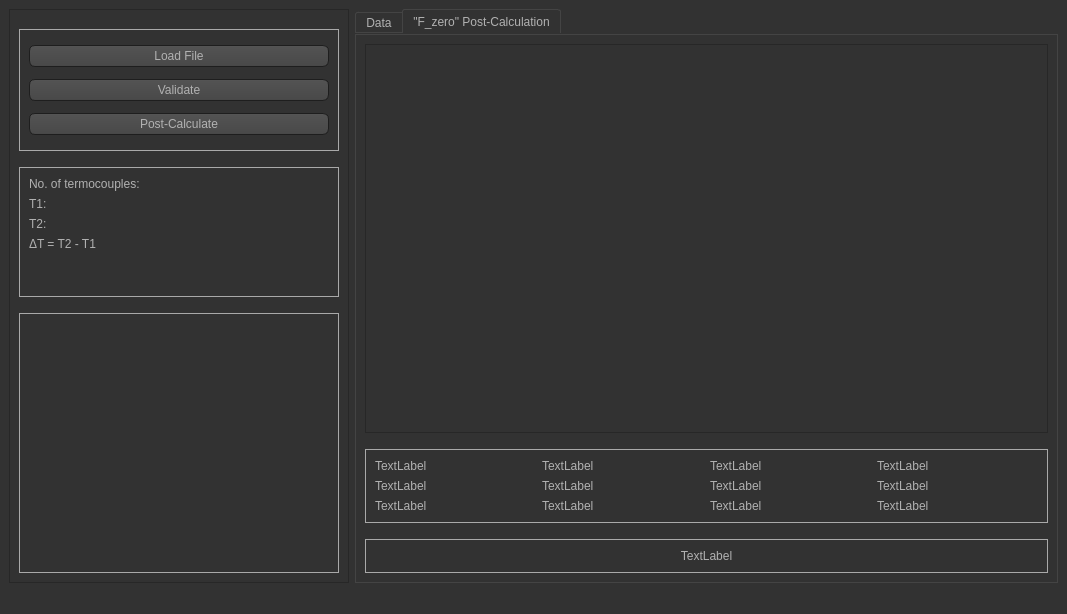
<?xml version="1.0" encoding="UTF-8"?>
<ui version="4.0">
 <class>MainWindow</class>
 <widget class="QMainWindow" name="MainWindow">
  <property name="geometry">
   <rect>
    <x>0</x>
    <y>0</y>
    <width>1067</width>
    <height>614</height>
   </rect>
  </property>
  <property name="windowTitle">
   <string>MainWindow</string>
  </property>
  <property name="styleSheet">
   <string notr="true">QToolTip
{
     border: 1px solid black;
     background-color: #ffa02f;
     padding: 1px;
     border-radius: 3px;
     opacity: 100;
}

QWidget
{
    color: #b1b1b1;
    background-color: #323232;
}

QTreeView, QListView
{
    background-color: silver;
    margin-left: 5px;
}

QWidget:item:hover
{
    background-color: QLinearGradient( x1: 0, y1: 0, x2: 0, y2: 1, stop: 0 #ffa02f, stop: 1 #ca0619);
    color: #000000;
}

QWidget:item:selected
{
    background-color: QLinearGradient( x1: 0, y1: 0, x2: 0, y2: 1, stop: 0 #ffa02f, stop: 1 #d7801a);
}

QMenuBar::item
{
    background: transparent;
}

QMenuBar::item:selected
{
    background: transparent;
    border: 1px solid #ffaa00;
}

QMenuBar::item:pressed
{
    background: #444;
    border: 1px solid #000;
    background-color: QLinearGradient(
        x1:0, y1:0,
        x2:0, y2:1,
        stop:1 #212121,
        stop:0.4 #343434/*,
        stop:0.2 #343434,
        stop:0.1 #ffaa00*/
    );
    margin-bottom:-1px;
    padding-bottom:1px;
}

QMenu
{
    border: 1px solid #000;
}

QMenu::item
{
    padding: 2px 20px 2px 20px;
}

QMenu::item:selected
{
    color: #000000;
}

QWidget:disabled
{
    color: #808080;
    background-color: #323232;
}

QAbstractItemView
{
    background-color: QLinearGradient( x1: 0, y1: 0, x2: 0, y2: 1, stop: 0 #4d4d4d, stop: 0.1 #646464, stop: 1 #5d5d5d);
}

QWidget:focus
{
    /*border: 1px solid darkgray;*/
}

QLineEdit
{
    background-color: QLinearGradient( x1: 0, y1: 0, x2: 0, y2: 1, stop: 0 #4d4d4d, stop: 0 #646464, stop: 1 #5d5d5d);
    padding: 1px;
    border-style: solid;
    border: 1px solid #1e1e1e;
    border-radius: 5;
}

QPushButton
{
    color: #b1b1b1;
    background-color: QLinearGradient( x1: 0, y1: 0, x2: 0, y2: 1, stop: 0 #565656, stop: 0.1 #525252, stop: 0.5 #4e4e4e, stop: 0.9 #4a4a4a, stop: 1 #464646);
    border-width: 1px;
    border-color: #1e1e1e;
    border-style: solid;
    border-radius: 6;
    padding: 3px;
    font-size: 12px;
    padding-left: 5px;
    padding-right: 5px;
    min-width: 40px;
}

QPushButton:pressed
{
    background-color: QLinearGradient( x1: 0, y1: 0, x2: 0, y2: 1, stop: 0 #2d2d2d, stop: 0.1 #2b2b2b, stop: 0.5 #292929, stop: 0.9 #282828, stop: 1 #252525);
}

QComboBox
{
    selection-background-color: #ffaa00;
    background-color: QLinearGradient( x1: 0, y1: 0, x2: 0, y2: 1, stop: 0 #565656, stop: 0.1 #525252, stop: 0.5 #4e4e4e, stop: 0.9 #4a4a4a, stop: 1 #464646);
    border-style: solid;
    border: 1px solid #1e1e1e;
    border-radius: 5;
}

QComboBox:hover,QPushButton:hover
{
    border: 2px solid QLinearGradient( x1: 0, y1: 0, x2: 0, y2: 1, stop: 0 #ffa02f, stop: 1 #d7801a);
}


QComboBox:on
{
    padding-top: 3px;
    padding-left: 4px;
    background-color: QLinearGradient( x1: 0, y1: 0, x2: 0, y2: 1, stop: 0 #2d2d2d, stop: 0.1 #2b2b2b, stop: 0.5 #292929, stop: 0.9 #282828, stop: 1 #252525);
    selection-background-color: #ffaa00;
}

QComboBox QAbstractItemView
{
    border: 2px solid darkgray;
    selection-background-color: QLinearGradient( x1: 0, y1: 0, x2: 0, y2: 1, stop: 0 #ffa02f, stop: 1 #d7801a);
}

QComboBox::drop-down
{
     subcontrol-origin: padding;
     subcontrol-position: top right;
     width: 15px;

     border-left-width: 0px;
     border-left-color: darkgray;
     border-left-style: solid; /* just a single line */
     border-top-right-radius: 3px; /* same radius as the QComboBox */
     border-bottom-right-radius: 3px;
 }

QComboBox::down-arrow
{
     image: url(:/dark_orange/img/down_arrow.png);
}

QGroupBox
{
    border: 1px solid darkgray;
    margin-top: 10px;
}

QGroupBox:focus
{
    border: 1px solid darkgray;
}

QTextEdit:focus
{
    border: 1px solid darkgray;
}

QScrollBar:horizontal {
     border: 1px solid #222222;
     background: QLinearGradient( x1: 0, y1: 0, x2: 0, y2: 1, stop: 0.0 #121212, stop: 0.2 #282828, stop: 1 #484848);
     height: 7px;
     margin: 0px 16px 0 16px;
}

QScrollBar::handle:horizontal
{
      background: QLinearGradient( x1: 0, y1: 0, x2: 1, y2: 0, stop: 0 #ffa02f, stop: 0.5 #d7801a, stop: 1 #ffa02f);
      min-height: 20px;
      border-radius: 2px;
}

QScrollBar::add-line:horizontal {
      border: 1px solid #1b1b19;
      border-radius: 2px;
      background: QLinearGradient( x1: 0, y1: 0, x2: 1, y2: 0, stop: 0 #ffa02f, stop: 1 #d7801a);
      width: 14px;
      subcontrol-position: right;
      subcontrol-origin: margin;
}

QScrollBar::sub-line:horizontal {
      border: 1px solid #1b1b19;
      border-radius: 2px;
      background: QLinearGradient( x1: 0, y1: 0, x2: 1, y2: 0, stop: 0 #ffa02f, stop: 1 #d7801a);
      width: 14px;
     subcontrol-position: left;
     subcontrol-origin: margin;
}

QScrollBar::right-arrow:horizontal, QScrollBar::left-arrow:horizontal
{
      border: 1px solid black;
      width: 1px;
      height: 1px;
      background: white;
}

QScrollBar::add-page:horizontal, QScrollBar::sub-page:horizontal
{
      background: none;
}

QScrollBar:vertical
{
      background: QLinearGradient( x1: 0, y1: 0, x2: 1, y2: 0, stop: 0.0 #121212, stop: 0.2 #282828, stop: 1 #484848);
      width: 7px;
      margin: 16px 0 16px 0;
      border: 1px solid #222222;
}

QScrollBar::handle:vertical
{
      background: QLinearGradient( x1: 0, y1: 0, x2: 0, y2: 1, stop: 0 #ffa02f, stop: 0.5 #d7801a, stop: 1 #ffa02f);
      min-height: 20px;
      border-radius: 2px;
}

QScrollBar::add-line:vertical
{
      border: 1px solid #1b1b19;
      border-radius: 2px;
      background: QLinearGradient( x1: 0, y1: 0, x2: 0, y2: 1, stop: 0 #ffa02f, stop: 1 #d7801a);
      height: 14px;
      subcontrol-position: bottom;
      subcontrol-origin: margin;
}

QScrollBar::sub-line:vertical
{
      border: 1px solid #1b1b19;
      border-radius: 2px;
      background: QLinearGradient( x1: 0, y1: 0, x2: 0, y2: 1, stop: 0 #d7801a, stop: 1 #ffa02f);
      height: 14px;
      subcontrol-position: top;
      subcontrol-origin: margin;
}

QScrollBar::up-arrow:vertical, QScrollBar::down-arrow:vertical
{
      border: 1px solid black;
      width: 1px;
      height: 1px;
      background: white;
}


QScrollBar::add-page:vertical, QScrollBar::sub-page:vertical
{
      background: none;
}

QTextEdit
{
    background-color: #242424;
}

QPlainTextEdit
{
    background-color: #242424;
}

QHeaderView::section
{
    background-color: QLinearGradient(x1:0, y1:0, x2:0, y2:1, stop:0 #616161, stop: 0.5 #505050, stop: 0.6 #434343, stop:1 #656565);
    color: white;
    padding-left: 4px;
    border: 1px solid #6c6c6c;
}

QCheckBox:disabled
{
color: #414141;
}

QDockWidget::title
{
    text-align: center;
    spacing: 3px; /* spacing between items in the tool bar */
    background-color: QLinearGradient(x1:0, y1:0, x2:0, y2:1, stop:0 #323232, stop: 0.5 #242424, stop:1 #323232);
}

QDockWidget::close-button, QDockWidget::float-button
{
    text-align: center;
    spacing: 1px; /* spacing between items in the tool bar */
    background-color: QLinearGradient(x1:0, y1:0, x2:0, y2:1, stop:0 #323232, stop: 0.5 #242424, stop:1 #323232);
}

QDockWidget::close-button:hover, QDockWidget::float-button:hover
{
    background: #242424;
}

QDockWidget::close-button:pressed, QDockWidget::float-button:pressed
{
    padding: 1px -1px -1px 1px;
}

QMainWindow::separator
{
    background-color: QLinearGradient(x1:0, y1:0, x2:0, y2:1, stop:0 #161616, stop: 0.5 #151515, stop: 0.6 #212121, stop:1 #343434);
    color: white;
    padding-left: 4px;
    border: 1px solid #4c4c4c;
    spacing: 3px; /* spacing between items in the tool bar */
}

QMainWindow::separator:hover
{

    background-color: QLinearGradient(x1:0, y1:0, x2:0, y2:1, stop:0 #d7801a, stop:0.5 #b56c17 stop:1 #ffa02f);
    color: white;
    padding-left: 4px;
    border: 1px solid #6c6c6c;
    spacing: 3px; /* spacing between items in the tool bar */
}

QToolBar::handle
{
     spacing: 3px; /* spacing between items in the tool bar */
     background: url(:/dark_orange/img/handle.png);
}

QMenu::separator
{
    height: 2px;
    background-color: QLinearGradient(x1:0, y1:0, x2:0, y2:1, stop:0 #161616, stop: 0.5 #151515, stop: 0.6 #212121, stop:1 #343434);
    color: white;
    padding-left: 4px;
    margin-left: 10px;
    margin-right: 5px;
}

QProgressBar
{
    border: 2px solid grey;
    border-radius: 5px;
    text-align: center;
}

QProgressBar::chunk
{
    background-color: #d7801a;
    width: 2.15px;
    margin: 0.5px;
}

QTabBar::tab {
    color: #b1b1b1;
    border: 1px solid #444;
    border-bottom-style: none;
    background-color: #323232;
    padding-left: 10px;
    padding-right: 10px;
    padding-top: 3px;
    padding-bottom: 2px;
    margin-right: -1px;
}

QTabWidget::pane {
    border: 1px solid #444;
    top: 1px;
}

QTabBar::tab:last
{
    margin-right: 0; /* the last selected tab has nothing to overlap with on the right */
    border-top-right-radius: 3px;
}

QTabBar::tab:first:!selected
{
 margin-left: 0px; /* the last selected tab has nothing to overlap with on the right */


    border-top-left-radius: 3px;
}

QTabBar::tab:!selected
{
    color: #b1b1b1;
    border-bottom-style: solid;
    margin-top: 3px;
    background-color: QLinearGradient(x1:0, y1:0, x2:0, y2:1, stop:1 #212121, stop:.4 #343434);
}

QTabBar::tab:selected
{
    border-top-left-radius: 3px;
    border-top-right-radius: 3px;
    margin-bottom: 0px;
}

QTabBar::tab:!selected:hover
{
    /*border-top: 2px solid #ffaa00;
    padding-bottom: 3px;*/
    border-top-left-radius: 3px;
    border-top-right-radius: 3px;
    background-color: QLinearGradient(x1:0, y1:0, x2:0, y2:1, stop:1 #212121, stop:0.4 #343434, stop:0.2 #343434, stop:0.1 #ffaa00);
}

QRadioButton::indicator:checked, QRadioButton::indicator:unchecked{
    color: #b1b1b1;
    background-color: #323232;
    border: 1px solid #b1b1b1;
    border-radius: 6px;
}

QRadioButton::indicator:checked
{
    background-color: qradialgradient(
        cx: 0.5, cy: 0.5,
        fx: 0.5, fy: 0.5,
        radius: 1.0,
        stop: 0.25 #ffaa00,
        stop: 0.3 #323232
    );
}

QCheckBox::indicator{
    color: #b1b1b1;
    background-color: #323232;
    border: 1px solid #b1b1b1;
    width: 9px;
    height: 9px;
}

QRadioButton::indicator
{
    border-radius: 6px;
}

QRadioButton::indicator:hover, QCheckBox::indicator:hover
{
    border: 1px solid #ffaa00;
}

QCheckBox::indicator:checked
{
    image:url(:/dark_orange/img/checkbox.png);
}

QCheckBox::indicator:disabled, QRadioButton::indicator:disabled
{
    border: 1px solid #444;
}


QSlider::groove:horizontal {
    border: 1px solid #3A3939;
    height: 8px;
    background: #201F1F;
    margin: 2px 0;
    border-radius: 2px;
}

QSlider::handle:horizontal {
    background: QLinearGradient( x1: 0, y1: 0, x2: 0, y2: 1,
      stop: 0.0 silver, stop: 0.2 #a8a8a8, stop: 1 #727272);
    border: 1px solid #3A3939;
    width: 14px;
    height: 14px;
    margin: -4px 0;
    border-radius: 2px;
}

QSlider::groove:vertical {
    border: 1px solid #3A3939;
    width: 8px;
    background: #201F1F;
    margin: 0 0px;
    border-radius: 2px;
}

QSlider::handle:vertical {
    background: QLinearGradient( x1: 0, y1: 0, x2: 0, y2: 1, stop: 0.0 silver,
      stop: 0.2 #a8a8a8, stop: 1 #727272);
    border: 1px solid #3A3939;
    width: 14px;
    height: 14px;
    margin: 0 -4px;
    border-radius: 2px;
}

QAbstractSpinBox {
    padding-top: 2px;
    padding-bottom: 2px;
    border: 1px solid darkgray;

    border-radius: 2px;
    min-width: 50px;
}
</string>
  </property>
  <widget class="QWidget" name="centralwidget">
   <layout class="QHBoxLayout" name="horizontalLayout">
    <item>
     <widget class="QFrame" name="frame">
      <property name="minimumSize">
       <size>
        <width>340</width>
        <height>0</height>
       </size>
      </property>
      <property name="frameShape">
       <enum>QFrame::StyledPanel</enum>
      </property>
      <property name="frameShadow">
       <enum>QFrame::Raised</enum>
      </property>
      <layout class="QVBoxLayout" name="verticalLayout">
       <item>
        <widget class="QGroupBox" name="groupBox">
         <property name="enabled">
          <bool>true</bool>
         </property>
         <property name="minimumSize">
          <size>
           <width>320</width>
           <height>132</height>
          </size>
         </property>
         <property name="maximumSize">
          <size>
           <width>320</width>
           <height>132</height>
          </size>
         </property>
         <property name="title">
          <string/>
         </property>
         <layout class="QVBoxLayout" name="verticalLayout_2">
          <item>
           <widget class="QPushButton" name="load_btn">
            <property name="styleSheet">
             <string notr="true">font: 14pt &quot;Century Gothic&quot;;</string>
            </property>
            <property name="text">
             <string>Load File</string>
            </property>
           </widget>
          </item>
          <item>
           <widget class="QPushButton" name="validation_btn">
            <property name="styleSheet">
             <string notr="true">font: 14pt &quot;Century Gothic&quot;;</string>
            </property>
            <property name="text">
             <string>Validate</string>
            </property>
           </widget>
          </item>
          <item>
           <widget class="QPushButton" name="calculate_btn">
            <property name="styleSheet">
             <string notr="true">font: 14pt &quot;Century Gothic&quot;;</string>
            </property>
            <property name="text">
             <string>Post-Calculate</string>
            </property>
           </widget>
          </item>
         </layout>
        </widget>
       </item>
       <item>
        <widget class="QGroupBox" name="groupBox_2">
         <property name="minimumSize">
          <size>
           <width>320</width>
           <height>0</height>
          </size>
         </property>
         <property name="maximumSize">
          <size>
           <width>320</width>
           <height>140</height>
          </size>
         </property>
         <property name="title">
          <string/>
         </property>
         <layout class="QFormLayout" name="formLayout">
          <item row="0" column="0">
           <widget class="QLabel" name="label">
            <property name="styleSheet">
             <string notr="true">font: 14pt &quot;Century Gothic&quot;;</string>
            </property>
            <property name="text">
             <string>No. of termocouples:</string>
            </property>
           </widget>
          </item>
          <item row="0" column="1">
           <widget class="QLabel" name="termocouple_number">
            <property name="styleSheet">
             <string notr="true">font: 14pt &quot;Century Gothic&quot;;</string>
            </property>
            <property name="text">
             <string/>
            </property>
            <property name="alignment">
             <set>Qt::AlignRight|Qt::AlignTrailing|Qt::AlignVCenter</set>
            </property>
           </widget>
          </item>
          <item row="1" column="0">
           <widget class="QLabel" name="label_3">
            <property name="styleSheet">
             <string notr="true">font: 14pt &quot;Century Gothic&quot;;</string>
            </property>
            <property name="text">
             <string>T1:</string>
            </property>
           </widget>
          </item>
          <item row="1" column="1">
           <widget class="QLabel" name="start_time">
            <property name="styleSheet">
             <string notr="true">font: 14pt &quot;Century Gothic&quot;;</string>
            </property>
            <property name="text">
             <string/>
            </property>
            <property name="alignment">
             <set>Qt::AlignRight|Qt::AlignTrailing|Qt::AlignVCenter</set>
            </property>
           </widget>
          </item>
          <item row="2" column="0">
           <widget class="QLabel" name="label_5">
            <property name="styleSheet">
             <string notr="true">font: 14pt &quot;Century Gothic&quot;;</string>
            </property>
            <property name="text">
             <string>T2:</string>
            </property>
           </widget>
          </item>
          <item row="2" column="1">
           <widget class="QLabel" name="stop_time">
            <property name="styleSheet">
             <string notr="true">font: 14pt &quot;Century Gothic&quot;;</string>
            </property>
            <property name="text">
             <string/>
            </property>
            <property name="alignment">
             <set>Qt::AlignRight|Qt::AlignTrailing|Qt::AlignVCenter</set>
            </property>
           </widget>
          </item>
          <item row="3" column="0">
           <widget class="QLabel" name="label_7">
            <property name="styleSheet">
             <string notr="true">font: 14pt &quot;Century Gothic&quot;;</string>
            </property>
            <property name="text">
             <string>ΔT = T2 - T1</string>
            </property>
           </widget>
          </item>
          <item row="3" column="1">
           <widget class="QLabel" name="time_delta">
            <property name="styleSheet">
             <string notr="true">font: 14pt &quot;Century Gothic&quot;;</string>
            </property>
            <property name="text">
             <string/>
            </property>
            <property name="alignment">
             <set>Qt::AlignRight|Qt::AlignTrailing|Qt::AlignVCenter</set>
            </property>
           </widget>
          </item>
         </layout>
        </widget>
       </item>
       <item>
        <widget class="QGroupBox" name="groupBox_3">
         <property name="minimumSize">
          <size>
           <width>320</width>
           <height>0</height>
          </size>
         </property>
         <property name="maximumSize">
          <size>
           <width>320</width>
           <height>16777215</height>
          </size>
         </property>
         <property name="title">
          <string/>
         </property>
         <layout class="QVBoxLayout" name="verticalLayout_3">
          <item>
           <widget class="QLabel" name="validation_label">
            <property name="text">
             <string/>
            </property>
            <property name="alignment">
             <set>Qt::AlignCenter</set>
            </property>
           </widget>
          </item>
         </layout>
        </widget>
       </item>
      </layout>
     </widget>
    </item>
    <item>
     <widget class="QTabWidget" name="tabWidget">
      <property name="minimumSize">
       <size>
        <width>600</width>
        <height>0</height>
       </size>
      </property>
      <property name="styleSheet">
       <string notr="true">font: 14pt &quot;Century Gothic&quot;;</string>
      </property>
      <property name="currentIndex">
       <number>1</number>
      </property>
      <widget class="QWidget" name="tab">
       <attribute name="title">
        <string>Data</string>
       </attribute>
       <layout class="QVBoxLayout" name="verticalLayout_4">
        <item>
         <widget class="QTableView" name="table"/>
        </item>
       </layout>
      </widget>
      <widget class="QWidget" name="tab_2">
       <attribute name="title">
        <string>&quot;F_zero&quot; Post-Calculation</string>
       </attribute>
       <layout class="QVBoxLayout" name="verticalLayout_5">
        <item>
         <widget class="PlotWidget" name="graphics_view"/>
        </item>
        <item>
         <widget class="QGroupBox" name="partial_f0_box">
          <property name="title">
           <string/>
          </property>
          <layout class="QGridLayout" name="gridLayout">
           <item row="0" column="1">
            <widget class="QLabel" name="label_8">
             <property name="text">
              <string>TextLabel</string>
             </property>
            </widget>
           </item>
           <item row="0" column="2">
            <widget class="QLabel" name="label_9">
             <property name="text">
              <string>TextLabel</string>
             </property>
            </widget>
           </item>
           <item row="0" column="0">
            <widget class="QLabel" name="label_2">
             <property name="text">
              <string>TextLabel</string>
             </property>
            </widget>
           </item>
           <item row="2" column="0">
            <widget class="QLabel" name="label_6">
             <property name="text">
              <string>TextLabel</string>
             </property>
            </widget>
           </item>
           <item row="1" column="0">
            <widget class="QLabel" name="label_4">
             <property name="text">
              <string>TextLabel</string>
             </property>
            </widget>
           </item>
           <item row="0" column="3">
            <widget class="QLabel" name="label_10">
             <property name="text">
              <string>TextLabel</string>
             </property>
            </widget>
           </item>
           <item row="1" column="1">
            <widget class="QLabel" name="label_11">
             <property name="text">
              <string>TextLabel</string>
             </property>
            </widget>
           </item>
           <item row="1" column="2">
            <widget class="QLabel" name="label_12">
             <property name="text">
              <string>TextLabel</string>
             </property>
            </widget>
           </item>
           <item row="1" column="3">
            <widget class="QLabel" name="label_13">
             <property name="text">
              <string>TextLabel</string>
             </property>
            </widget>
           </item>
           <item row="2" column="1">
            <widget class="QLabel" name="label_14">
             <property name="text">
              <string>TextLabel</string>
             </property>
            </widget>
           </item>
           <item row="2" column="2">
            <widget class="QLabel" name="label_15">
             <property name="text">
              <string>TextLabel</string>
             </property>
            </widget>
           </item>
           <item row="2" column="3">
            <widget class="QLabel" name="label_16">
             <property name="text">
              <string>TextLabel</string>
             </property>
            </widget>
           </item>
          </layout>
         </widget>
        </item>
        <item>
         <widget class="QGroupBox" name="groupBox_5">
          <property name="title">
           <string/>
          </property>
          <layout class="QVBoxLayout" name="verticalLayout_6">
           <item>
            <widget class="QLabel" name="T_total">
             <property name="text">
              <string>TextLabel</string>
             </property>
             <property name="alignment">
              <set>Qt::AlignCenter</set>
             </property>
            </widget>
           </item>
          </layout>
         </widget>
        </item>
       </layout>
      </widget>
     </widget>
    </item>
   </layout>
  </widget>
  <widget class="QMenuBar" name="menubar">
   <property name="geometry">
    <rect>
     <x>0</x>
     <y>0</y>
     <width>1067</width>
     <height>21</height>
    </rect>
   </property>
  </widget>
  <widget class="QStatusBar" name="statusbar"/>
 </widget>
 <customwidgets>
  <customwidget>
   <class>PlotWidget</class>
   <extends>QGraphicsView</extends>
   <header>pyqtgraph</header>
  </customwidget>
 </customwidgets>
 <resources/>
 <connections/>
</ui>
